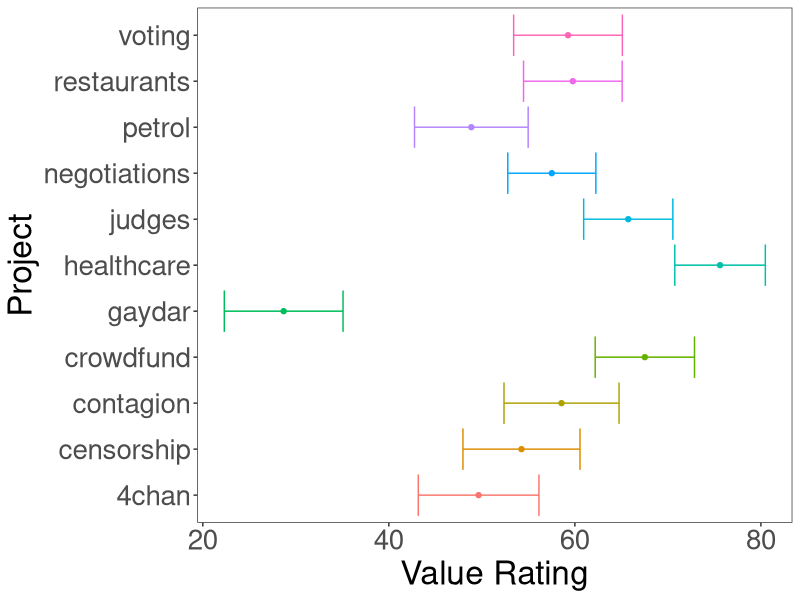
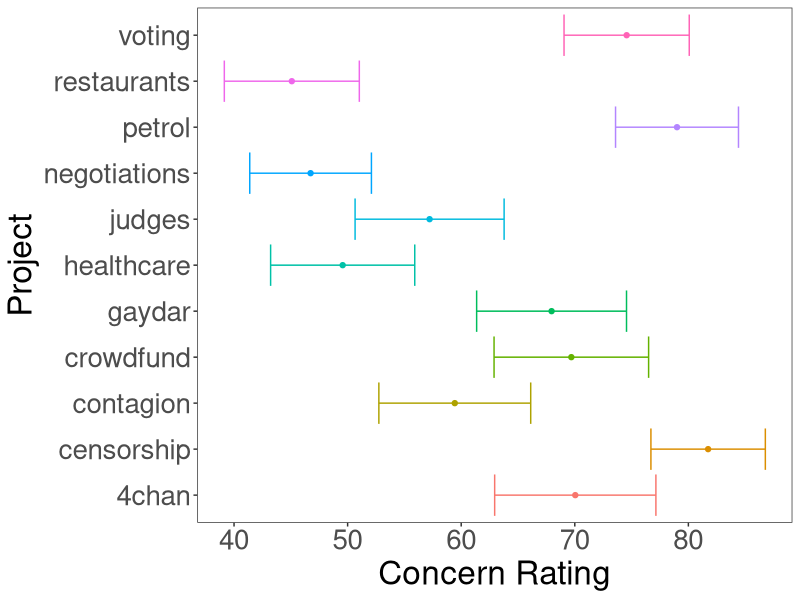
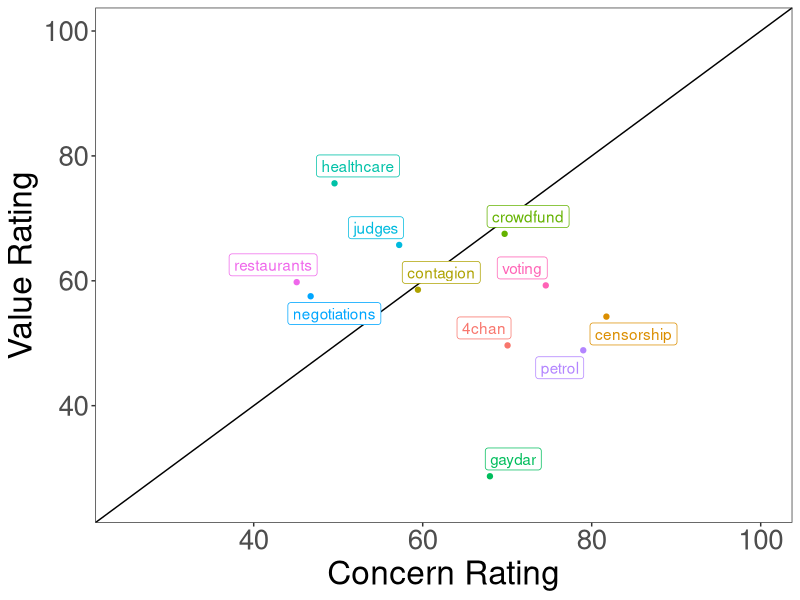
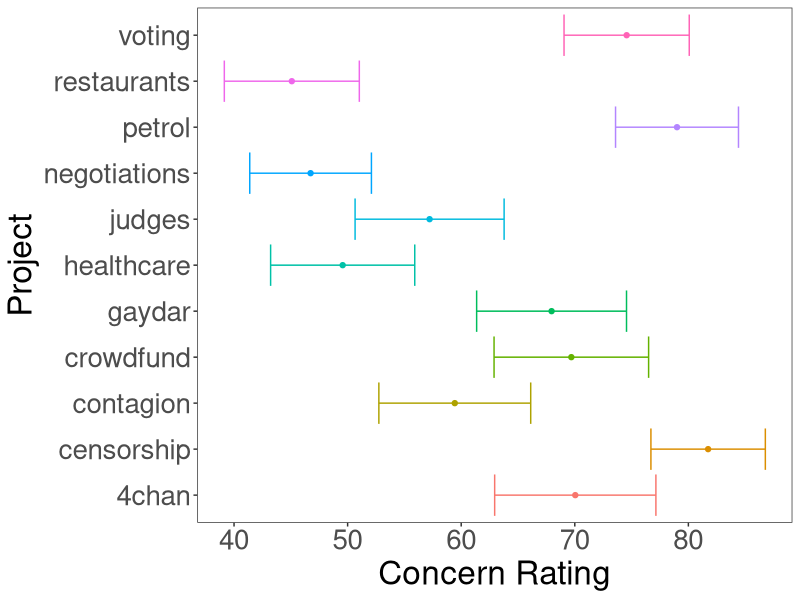
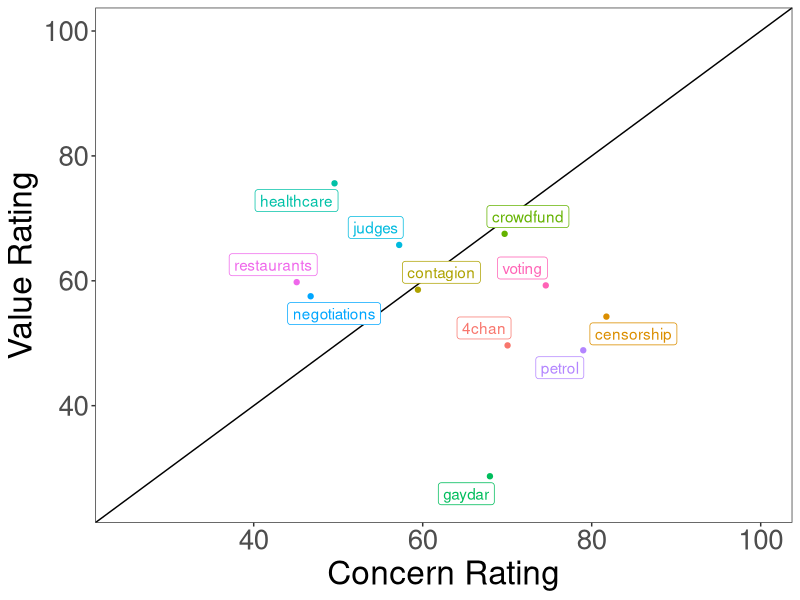

These figures' R source, in order:
library(tidyverse)
library(ggrepel)


effix<-read_csv("SICSS_ethics.csv") %>%
  slice((-2):(-1)) %>%
  select(contains("_"),ResponseId)

# Concern Responses
effixE<-effix %>%
  select(contains("_1"),ResponseId) %>%
  pivot_longer(-ResponseId,
               names_to="question",
               values_to="rating") %>%
  mutate(rating=as.numeric(rating)) %>%
  mutate(question=gsub("_1","",question)) %>%
  group_by(question) %>%
  summarize(concern_m=mean(rating,na.rm=T),
            concern_se=sd(rating,na.rm=T)/sqrt(n())) 

# Value responses
effixV<-effix %>%
  select(contains("_2"),ResponseId) %>%
  pivot_longer(-ResponseId,
               names_to="question",
               values_to="rating") %>%
  mutate(rating=as.numeric(rating)) %>%
  mutate(question=gsub("_2","",question)) %>%
  group_by(question) %>%
  summarize(value_m=mean(rating,na.rm=T),
            value_se=sd(rating,na.rm=T)/sqrt(n())) 

effixAll<-left_join(effixE,effixV)

rm(effix,effixE,effixV)
####################################


# Value Plot

effixAll %>%
  arrange(value_m) %>%
  mutate(question=as.factor(question)) %>%
  ggplot(aes(x=question,
             y=value_m,
             color=question,
             ymin=value_m-value_se,
             ymax=value_m+value_se))+
  geom_point() +
  geom_errorbar() +
  coord_flip() +
  theme_bw() +
  labs(x="Project",y="Value Rating") +
  theme(panel.grid=element_blank(),
        legend.position="none",
        axis.title = element_text(size=24),
        axis.text = element_text(size=20))

# Concern Plot
effixAll %>%
  ggplot(aes(x=question,
             y=concern_m,
             color=question,
             ymin=concern_m-concern_se,
             ymax=concern_m+concern_se))+
  geom_point() +
  geom_errorbar() +
  coord_flip() +
  theme_bw() +
  labs(x="Project",y="Concern Rating") +
  theme(panel.grid=element_blank(),
        legend.position="none",
        axis.title = element_text(size=24),
        axis.text = element_text(size=20))

ggsave("concern.png")

# Both at once
effixAll %>%
  ggplot(aes(y=value_m,
             ymin=value_m-value_se,
             ymax=value_m+value_se,
             color=question,
             label=question,
             x=concern_m,
             xmin=concern_m-concern_se,
             xmax=concern_m+concern_se))+
  geom_abline(slope=1,intercept=0)+
  geom_point() +
  geom_label_repel(force = 3) +
  theme_bw() +
  xlim(25,100) +
  ylim(25,100) +
  labs(y="Value Rating",x="Concern Rating") +
  theme(panel.grid=element_blank(),
        legend.position="none",
        axis.title = element_text(size=24),
        axis.text = element_text(size=20))

ggsave("diagonal.png")